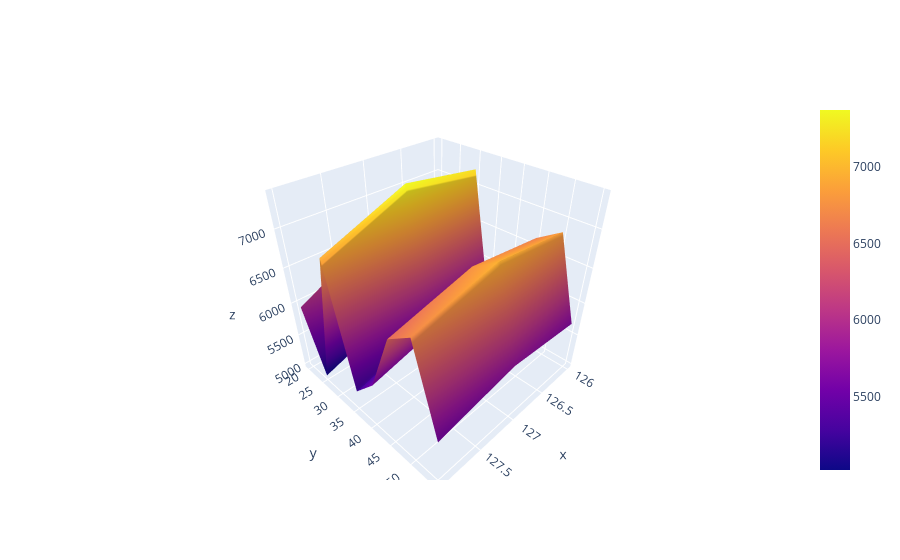

This figure's notebook cell:
### Code cell
import plotly.graph_objects as go
fig = go.Figure(data=[go.Surface(z=pfs, x=tps, y=sls)])
fig.show()

### Figure 1 — Plotly figure (JSON) as saved in the notebook; plotly's stock layout.template omitted (floating-point values rounded to 4 significant figures)
{"data": [{"type": "surface", "x": [126, 127, 128], "y": [20, 25, 30, 35, 40, 45, 50, 55], "z": [[6360.0, 6506.0, 5938.0], [5302.0, 5414.0, 5020.0], [7220.0, 7371.0, 6923.0], [5440.0, 5541.0, 5243.0], [5772.0, 5874.0, 5597.0], [6629.0, 6748.0, 6472.0], [6836.0, 6953.0, 6699.0], [5680.0, 5770.0, 5576.0]]}], "layout": {}}
